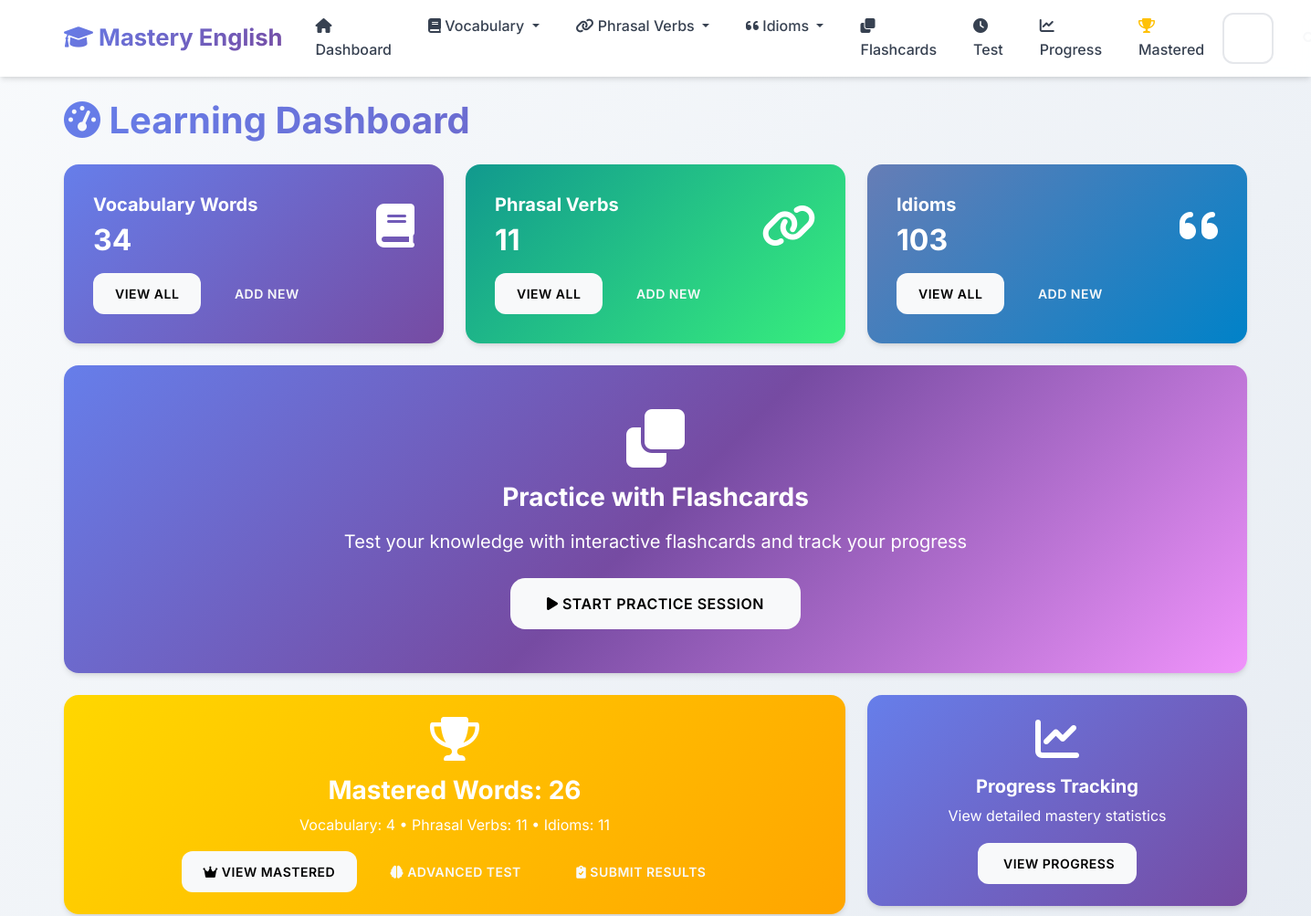
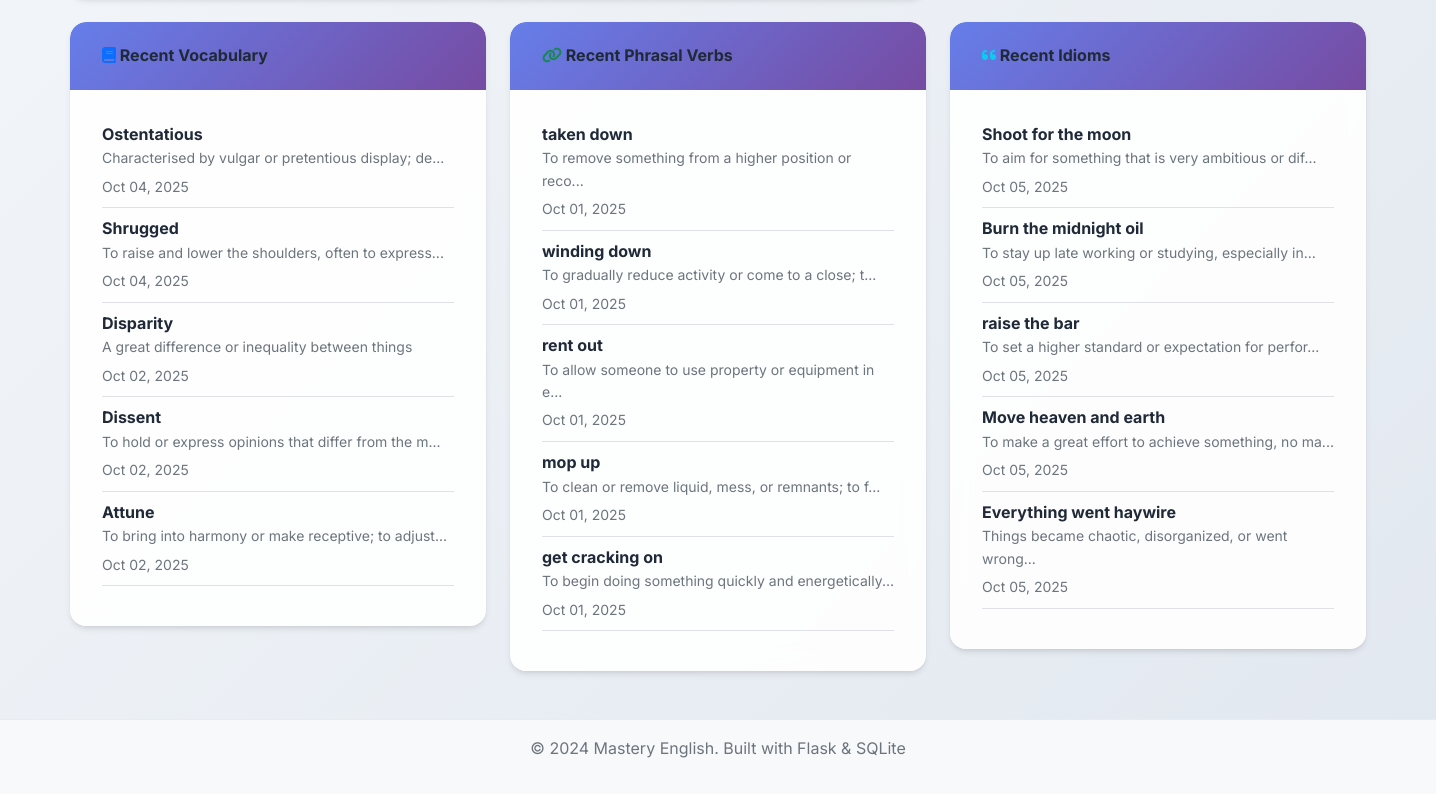
The page / on the database its author committed (2 pictures, top to bottom).
### app.py (models this page shows, shortened)
class VocabularyWord(db.Model):
    __tablename__ = 'vocabulary_words'
    id = db.Column(db.Integer, primary_key=True)
    word = db.Column(db.String(100), nullable=False)
    definition = db.Column(db.Text, nullable=False)
    example_sentence = db.Column(db.Text)
    pronunciation = db.Column(db.String(100))
    part_of_speech = db.Column(db.String(50))
    difficulty_level = db.Column(db.String(20), default='medium')
    date_added = db.Column(db.DateTime, default=datetime.utcnow)
    times_practiced = db.Column(db.Integer, default=0)
    last_practiced = db.Column(db.DateTime)
    mastery_level = db.Column(db.Integer, default=0)

class PhrasalVerb(db.Model):
    __tablename__ = 'phrasal_verbs'
    id = db.Column(db.Integer, primary_key=True)
    phrasal_verb = db.Column(db.String(100), nullable=False)
    meaning = db.Column(db.Text, nullable=False)
    example_sentence = db.Column(db.Text)
    separable = db.Column(db.Boolean, default=False)
    difficulty_level = db.Column(db.String(20), default='medium')
    date_added = db.Column(db.DateTime, default=datetime.utcnow)
    times_practiced = db.Column(db.Integer, default=0)
    last_practiced = db.Column(db.DateTime)
    mastery_level = db.Column(db.Integer, default=0)

class Idiom(db.Model):
    __tablename__ = 'idioms'
    id = db.Column(db.Integer, primary_key=True)
    idiom = db.Column(db.String(200), nullable=False)
    meaning = db.Column(db.Text, nullable=False)
    example_sentence = db.Column(db.Text)
    origin = db.Column(db.Text)
    difficulty_level = db.Column(db.String(20), default='medium')
    date_added = db.Column(db.DateTime, default=datetime.utcnow)
    times_practiced = db.Column(db.Integer, default=0)
    last_practiced = db.Column(db.DateTime)
    mastery_level = db.Column(db.Integer, default=0)

### app.py (the view)
@app.route('/')
def index():
    vocab_count = VocabularyWord.query.count()
    phrasal_count = PhrasalVerb.query.count()
    idiom_count = Idiom.query.count()
    mastered_vocab = VocabularyWord.query.filter(VocabularyWord.mastery_level == 5).count()
    mastered_phrasal = PhrasalVerb.query.filter(PhrasalVerb.mastery_level == 5).count()
    mastered_idioms = Idiom.query.filter(Idiom.mastery_level == 5).count()
    total_mastered = mastered_vocab + mastered_phrasal + mastered_idioms
    recent_vocab = VocabularyWord.query.order_by(VocabularyWord.date_added.desc()).limit(5).all()
    recent_phrasal = PhrasalVerb.query.order_by(PhrasalVerb.date_added.desc()).limit(5).all()
    recent_idioms = Idiom.query.order_by(Idiom.date_added.desc()).limit(5).all()
    return render_template('index.html',
                         vocab_count=vocab_count,
                         phrasal_count=phrasal_count,
                         idiom_count=idiom_count,
                         mastered_vocab=mastered_vocab,
                         mastered_phrasal=mastered_phrasal,
                         mastered_idioms=mastered_idioms,
                         total_mastered=total_mastered,
                         recent_vocab=recent_vocab,
                         recent_phrasal=recent_phrasal,
                         recent_idioms=recent_idioms)

### templates/index.html (shortened to what this page needs)
{% extends "base.html" %}
{% block content %}
<div class="row">
    <div class="col-12">
        <h1 class="mb-4">
            <i class="fas fa-tachometer-alt"></i> Learning Dashboard
        </h1>
    </div>
</div>
<div class="row mb-4">
    <div class="col-md-4">
        <div class="card dashboard-card text-white" style="background: var(--gradient-primary);">
            <div class="card-body">
                <div class="d-flex justify-content-between">
                    <div>
                        <h5 class="card-title text-white">Vocabulary Words</h5>
                        <h2 class="mb-0 text-white">{{ vocab_count }}</h2>
                    </div>
                    <div class="align-self-center floating-element">
                        <i class="fas fa-book fa-3x"></i>
                    </div>
                </div>
                <div class="mt-3">
                    <a href="{{ url_for('vocabulary_list') }}" class="btn btn-light btn-sm me-2">View All</a>
                    <a href="{{ url_for('add_vocabulary') }}" class="btn btn-outline-light btn-sm">Add New</a>
                </div>
            </div>
        </div>
    </div>
    <div class="col-md-4">
        <div class="card dashboard-card text-white" style="background: var(--gradient-success);">
            <div class="card-body">
                <div class="d-flex justify-content-between">
                    <div>
                        <h5 class="card-title text-white">Phrasal Verbs</h5>
                        <h2 class="mb-0 text-white">{{ phrasal_count }}</h2>
                    </div>
                    <div class="align-self-center floating-element">
                        <i class="fas fa-link fa-3x"></i>
                    </div>
                </div>
                <div class="mt-3">
                    <a href="{{ url_for('phrasal_verbs_list') }}" class="btn btn-light btn-sm me-2">View All</a>
                    <a href="{{ url_for('add_phrasal_verb') }}" class="btn btn-outline-light btn-sm">Add New</a>
                </div>
            </div>
        </div>
    </div>
    <div class="col-md-4">
        <div class="card dashboard-card text-white" style="background: var(--gradient-info);">
            <div class="card-body">
                <div class="d-flex justify-content-between">
                    <div>
                        <h5 class="card-title text-white">Idioms</h5>
                        <h2 class="mb-0 text-white">{{ idiom_count }}</h2>
                    </div>
                    <div class="align-self-center floating-element">
                        <i class="fas fa-quote-left fa-3x"></i>
                    </div>
                </div>
                <div class="mt-3">
                    <a href="{{ url_for('idioms_list') }}" class="btn btn-light btn-sm me-2">View All</a>
                    <a href="{{ url_for('add_idiom') }}" class="btn btn-outline-light btn-sm">Add New</a>
                </div>
            </div>
        </div>
    </div>
</div>
<div class="row mb-4">
    <div class="col-12">
        <div class="card dashboard-card" style="background: var(--gradient-hero); color: white;">
            <div class="card-body text-center py-5">
                <div class="floating-element">
                    <i class="fas fa-clone fa-4x mb-3"></i>
                </div>
                <h3 class="card-title text-white mb-3">
                    Practice with Flashcards
                </h3>
                <p class="card-text text-white fs-5 mb-4">Test your knowledge with interactive flashcards and track your progress</p>
                <a href="{{ url_for('flashcards_menu') }}" class="btn btn-light btn-lg pulse-primary">
                    <i class="fas fa-play"></i> Start Practice Session
                </a>
            </div>
        </div>
    </div>
</div>
<div class="row mb-4">
    <div class="col-md-8">
        <div class="card dashboard-card" style="background: linear-gradient(135deg, #ffd700 0%, #ffa500 100%); color: white;">
            <div class="card-body text-center py-4">
                <div class="floating-element">
                    <i class="fas fa-trophy fa-3x mb-3"></i>
                </div>
                <h3 class="card-title text-white mb-2">
                    Mastered Words: {{ total_mastered }}
                </h3>
                <p class="card-text text-white mb-3">
                    {% if total_mastered > 0 %}
                    Vocabulary: {{ mastered_vocab }} • Phrasal Verbs: {{ mastered_phrasal }} • Idioms: {{ mastered_idioms }}
                    {% else %}
                    Keep practicing to master your first words!
                    {% endif %}
                </p>
                <div>
                    <a href="{{ url_for('mastered_words') }}" class="btn btn-light me-2">
                        <i class="fas fa-crown"></i> View Mastered
                    </a>
                    {% if total_mastered > 0 %}
                    <a href="{{ url_for('mastered_test') }}" class="btn btn-outline-light me-2">
                        <i class="fas fa-brain"></i> Advanced Test
                    </a>
                    <a href="{{ url_for('submit_evaluation') }}" class="btn btn-outline-light">
                        <i class="fas fa-clipboard-check"></i> Submit Results
                    </a>
                    {% endif %}
                </div>
            </div>
        </div>
    </div>
    <div class="col-md-4">
        <div class="card dashboard-card" style="background: linear-gradient(135deg, #667eea 0%, #764ba2 100%); color: white;">
            <div class="card-body text-center py-4">
                <div class="floating-element">
                    <i class="fas fa-chart-line fa-3x mb-3"></i>
                </div>
                <h5 class="card-title text-white mb-2">Progress Tracking</h5>
                <p class="card-text text-white mb-3">View detailed mastery statistics</p>
                <a href="{{ url_for('progress') }}" class="btn btn-light">
                     View Progress
                </a>
            </div>
        </div>
    </div>
</div>
<div class="row">
    <div class="col-md-4">
        <div class="card">
            <div class="card-header">
                <h6 class="mb-0">
                    <i class="fas fa-book text-primary"></i> Recent Vocabulary
                </h6>
            </div>
            <div class="card-body">
                {% if recent_vocab %}
                    {% for word in recent_vocab %}
                        <div class="border-bottom pb-2 mb-2">
                            <strong>{{ word.word }}</strong>
                            <p class="mb-1 text-muted small">{{ word.definition[:50] }}{% if word.definition|length > 50 %}...{% endif %}</p>
                            <small class="text-muted">{{ word.date_added.strftime('%b %d, %Y') }}</small>
                        </div>
                    {% endfor %}
                {% else %}
                    <p class="text-muted">No vocabulary words yet.</p>
                {% endif %}
            </div>
        </div>
    </div>
    <div class="col-md-4">
        <div class="card">
            <div class="card-header">
                <h6 class="mb-0">
                    <i class="fas fa-link text-success"></i> Recent Phrasal Verbs
                </h6>
            </div>
            <div class="card-body">
                {% if recent_phrasal %}
                    {% for phrasal in recent_phrasal %}
                        <div class="border-bottom pb-2 mb-2">
                            <strong>{{ phrasal.phrasal_verb }}</strong>
                            <p class="mb-1 text-muted small">{{ phrasal.meaning[:50] }}{% if phrasal.meaning|length > 50 %}...{% endif %}</p>
                            <small class="text-muted">{{ phrasal.date_added.strftime('%b %d, %Y') }}</small>
                        </div>
                    {% endfor %}
                {% else %}
                    <p class="text-muted">No phrasal verbs yet.</p>
                {% endif %}
            </div>
        </div>
    </div>
    <div class="col-md-4">
        <div class="card">
            <div class="card-header">
                <h6 class="mb-0">
                    <i class="fas fa-quote-left text-info"></i> Recent Idioms
                </h6>
            </div>
            <div class="card-body">
                {% if recent_idioms %}
                    {% for idiom in recent_idioms %}
                        <div class="border-bottom pb-2 mb-2">
                            <strong>{{ idiom.idiom }}</strong>
                            <p class="mb-1 text-muted small">{{ idiom.meaning[:50] }}{% if idiom.meaning|length > 50 %}...{% endif %}</p>
                            <small class="text-muted">{{ idiom.date_added.strftime('%b %d, %Y') }}</small>
                        </div>
                    {% endfor %}
                {% else %}
                    <p class="text-muted">No idioms yet.</p>
                {% endif %}
            </div>
        </div>
    </div>
</div>
{% endblock %}

### static/css/style.css (style rules this page uses)
:root { --primary-color: #6366f1; --primary-dark: #4f46e5; --primary-light: #8b5cf6; --success-color: #10b981; --success-dark: #059669; --info-color: #06b6d4; --info-dark: #0891b2; --warning-color: #f59e0b; --warning-dark: #d97706; --danger-color: #ef4444; --danger-dark: #dc2626; --light-color: #f8fafc; --dark-color: #1e293b; --gray-50: #f9fafb; --gray-100: #f3f4f6; --gray-200: #e5e7eb; --gray-300: #d1d5db; --gray-400: #9ca3af; --gray-500: #6b7280; --gray-600: #4b5563; --gray-700: #374151; --gray-800: #1f2937; --gray-900: #111827; --gradient-primary: linear-gradient(135deg, #667eea 0%, #764ba2 100%); --gradient-success: linear-gradient(135deg, #11998e 0%, #38ef7d 100%); --gradient-info: linear-gradient(135deg, #667db6 0%, #0082c8 100%); --gradient-warning: linear-gradient(135deg, #f093fb 0%, #f5576c 100%); --gradient-hero: linear-gradient(135deg, #667eea 0%, #764ba2 50%, #f093fb 100%); --shadow-sm: 0 1px 2px 0 rgba(0, 0, 0, 0.05); --shadow: 0 4px 6px -1px rgba(0, 0, 0, 0.1), 0 2px 4px -1px rgba(0, 0, 0, 0.06); --shadow-md: 0 10px 15px -3px rgba(0, 0, 0, 0.1), 0 4px 6px -2px rgba(0, 0, 0, 0.05); --shadow-lg: 0 20px 25px -5px rgba(0, 0, 0, 0.1), 0 10px 10px -5px rgba(0, 0, 0, 0.04); --shadow-xl: 0 25px 50px -12px rgba(0, 0, 0, 0.25); }
body { font-family: 'Inter', 'Segoe UI', -apple-system, BlinkMacSystemFont, sans-serif; background: linear-gradient(135deg, #f8fafc 0%, #e2e8f0 100%); min-height: 100vh; line-height: 1.6; color: var(--gray-800); }
.card { border: none; border-radius: 16px; background: rgba(255, 255, 255, 0.9); backdrop-filter: blur(10px); box-shadow: var(--shadow); transition: all 0.4s cubic-bezier(0.4, 0, 0.2, 1); position: relative; overflow: hidden; }
.card::before { content: ''; position: absolute; top: 0; left: 0; width: 100%; height: 2px; background: var(--gradient-primary); transform: scaleX(0); transition: transform 0.3s ease; }
.card-header { background: var(--gradient-primary); color: white; border-bottom: none; border-radius: 16px 16px 0 0 !important; padding: 1.5rem 2rem; font-weight: 600; }
.card-body { padding: 2rem; }
.btn { border-radius: 12px; font-weight: 600; padding: 0.75rem 1.5rem; text-transform: uppercase; letter-spacing: 0.5px; font-size: 0.875rem; transition: all 0.3s cubic-bezier(0.4, 0, 0.2, 1); position: relative; overflow: hidden; border: none; }
.btn::before { content: ''; position: absolute; top: 0; left: -100%; width: 100%; height: 100%; background: linear-gradient(90deg, transparent, rgba(255,255,255,0.2), transparent); transition: left 0.5s; }
.btn-lg { padding: 1rem 2.5rem; font-size: 1rem; border-radius: 16px; }
.dashboard-card { transition: all 0.4s cubic-bezier(0.4, 0, 0.2, 1); position: relative; overflow: hidden; }
.dashboard-card::before { content: ''; position: absolute; top: 0; left: 0; width: 100%; height: 4px; background: var(--gradient-primary); transform: scaleX(0); transition: transform 0.3s ease; }
h1, h2, h3, h4, h5, h6 { font-weight: 700; color: var(--gray-800); }
h1 { background: var(--gradient-primary); -webkit-background-clip: text; -webkit-text-fill-color: transparent; background-clip: text; }
.fa, .fas, .far { transition: all 0.3s ease; }
.floating-element { animation: float 3s ease-in-out infinite; }
.pulse-primary { animation: pulse 2s infinite; }

### rows shown on the page
VocabularyWord: word "Ostentatious", definition "Characterised by vulgar or pretentious display; de", date_added "Oct 04, 2025"
VocabularyWord: word "Shrugged", definition "To raise and lower the shoulders, often to express", date_added "Oct 04, 2025"
VocabularyWord: word "Disparity", definition "A great difference or inequality between things", date_added "Oct 02, 2025"
VocabularyWord: word "Dissent", definition "To hold or express opinions that differ from the m", date_added "Oct 02, 2025"
VocabularyWord: word "Attune", definition "To bring into harmony or make receptive; to adjust", date_added "Oct 02, 2025"
PhrasalVerb: phrasal_verb "taken down", meaning "To remove something from a higher position or reco", date_added "Oct 01, 2025"
PhrasalVerb: phrasal_verb "winding down", meaning "To gradually reduce activity or come to a close; t", date_added "Oct 01, 2025"
PhrasalVerb: phrasal_verb "rent out", meaning "To allow someone to use property or equipment in e", date_added "Oct 01, 2025"
PhrasalVerb: phrasal_verb "mop up", meaning "To clean or remove liquid, mess, or remnants; to f", date_added "Oct 01, 2025"
PhrasalVerb: phrasal_verb "get cracking on", meaning "To begin doing something quickly and energetically", date_added "Oct 01, 2025"
Idiom: idiom "Shoot for the moon", meaning "To aim for something that is very ambitious or dif", date_added "Oct 05, 2025"
Idiom: idiom "Burn the midnight oil", meaning "To stay up late working or studying, especially in", date_added "Oct 05, 2025"
Idiom: idiom "raise the bar", meaning "To set a higher standard or expectation for perfor", date_added "Oct 05, 2025"
Idiom: idiom "Move heaven and earth", meaning "To make a great effort to achieve something, no ma", date_added "Oct 05, 2025"
Idiom: idiom "Everything went haywire", meaning "Things became chaotic, disorganized, or went wrong", date_added "Oct 05, 2025"

### other values the page prints
{{ vocab_count }} "34"
{{ phrasal_count }} "11"
{{ idiom_count }} "103"
{{ total_mastered }} "26"
{{ mastered_vocab }} "4"
{{ mastered_phrasal }} "11"
{{ mastered_idioms }} "11"
